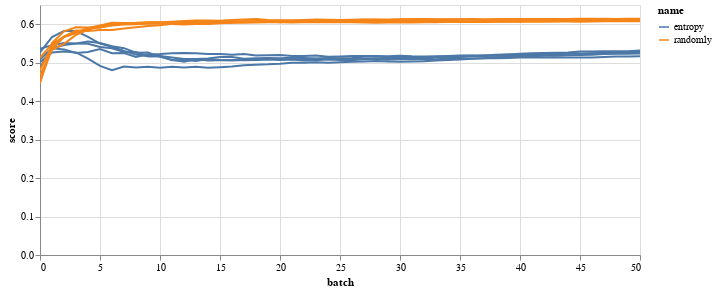

The notebook cell this image was saved under:
### Markdown cell above
We can compare the scores with an altair chart now.

### Code cell
import pandas as pd
import altair as alt

pltr = pd.DataFrame(data)

(alt.Chart(pltr)
  .mark_line()
  .encode(x='batch', y='score', color='name', detail='run_id')
  .properties(width=600, height=250)
  .interactive())

### Figure 1 — Vega-Lite specification as saved in the notebook (floating-point values rounded to 4 significant figures; data arrays with more than 128 entries replaced by an {"elided": "..."} marker saying what was removed)
{"config": {"view": {"continuousWidth": 400, "continuousHeight": 300}}, "data": {"name": "data-6d181fe8cf31eb06b34afde5f1da98a7"}, "mark": "line", "encoding": {"color": {"type": "nominal", "field": "name"}, "detail": {"type": "nominal", "field": "run_id"}, "x": {"type": "quantitative", "field": "batch"}, "y": {"type": "quantitative", "field": "score"}}, "height": 250, "selection": {"selector001": {"type": "interval", "bind": "scales", "encodings": ["x", "y"]}}, "width": 600, "$schema": "https://vega.github.io/schema/vega-lite/v4.8.1.json", "datasets": {"data-6d181fe8cf31eb06b34afde5f1da98a7": {"elided": "510 records"}}}
